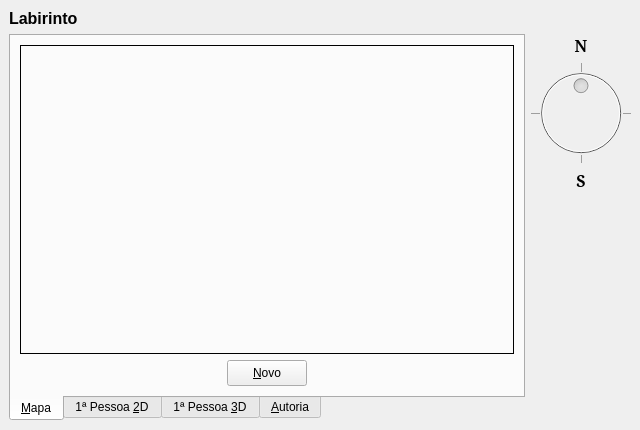
<?xml version="1.0" encoding="UTF-8"?>
<ui version="4.0">
 <author>Pedro Freire (www.pedrofreire.com)</author>
 <class>MainWindow</class>
 <widget class="QMainWindow" name="MainWindow">
  <property name="geometry">
   <rect>
    <x>0</x>
    <y>0</y>
    <width>640</width>
    <height>430</height>
   </rect>
  </property>
  <property name="windowTitle">
   <string>CG Maze (Labirinto)</string>
  </property>
  <property name="windowIcon">
   <iconset resource="imgs.qrc">
    <normaloff>:/mainwindow/imgs/mainwindow.icon.png</normaloff>:/mainwindow/imgs/mainwindow.icon.png</iconset>
  </property>
  <widget class="QWidget" name="centralwidget">
   <layout class="QVBoxLayout" name="verticalLayout">
    <item>
     <widget class="QLabel" name="label">
      <property name="font">
       <font>
        <pointsize>12</pointsize>
        <weight>75</weight>
        <bold>true</bold>
       </font>
      </property>
      <property name="toolTip">
       <string/>
      </property>
      <property name="text">
       <string>Labirinto</string>
      </property>
     </widget>
    </item>
    <item>
     <layout class="QHBoxLayout" name="horiz">
      <item>
       <widget class="QTabWidget" name="tabSet">
        <property name="enabled">
         <bool>true</bool>
        </property>
        <property name="contextMenuPolicy">
         <enum>Qt::NoContextMenu</enum>
        </property>
        <property name="tabPosition">
         <enum>QTabWidget::South</enum>
        </property>
        <property name="tabShape">
         <enum>QTabWidget::Rounded</enum>
        </property>
        <property name="currentIndex">
         <number>0</number>
        </property>
        <property name="elideMode">
         <enum>Qt::ElideNone</enum>
        </property>
        <property name="usesScrollButtons">
         <bool>false</bool>
        </property>
        <widget class="QWidget" name="tabMap">
         <attribute name="title">
          <string>&amp;Mapa</string>
         </attribute>
         <attribute name="toolTip">
          <string>Vista de cima do labirinto (mapa)</string>
         </attribute>
         <layout class="QVBoxLayout" name="verticalLayout_2">
          <item>
           <widget class="QFrame" name="frame">
            <property name="frameShape">
             <enum>QFrame::Box</enum>
            </property>
            <property name="frameShadow">
             <enum>QFrame::Plain</enum>
            </property>
            <layout class="QVBoxLayout" name="verticalLayout_5">
             <property name="margin">
              <number>0</number>
             </property>
             <item>
              <widget class="ViewMapGL" name="glViewMap" native="true">
               <property name="contextMenuPolicy">
                <enum>Qt::NoContextMenu</enum>
               </property>
              </widget>
             </item>
            </layout>
           </widget>
          </item>
          <item>
           <layout class="QHBoxLayout" name="horizontalLayout_2">
            <item>
             <spacer name="horizontalSpacer_4">
              <property name="orientation">
               <enum>Qt::Horizontal</enum>
              </property>
              <property name="sizeHint" stdset="0">
               <size>
                <width>40</width>
                <height>20</height>
               </size>
              </property>
             </spacer>
            </item>
            <item>
             <widget class="QPushButton" name="pushNew">
              <property name="minimumSize">
               <size>
                <width>0</width>
                <height>26</height>
               </size>
              </property>
              <property name="contextMenuPolicy">
               <enum>Qt::NoContextMenu</enum>
              </property>
              <property name="toolTip">
               <string>Começar de novo com outro labirinto</string>
              </property>
              <property name="text">
               <string>&amp;Novo</string>
              </property>
             </widget>
            </item>
            <item>
             <spacer name="horizontalSpacer_2">
              <property name="orientation">
               <enum>Qt::Horizontal</enum>
              </property>
              <property name="sizeHint" stdset="0">
               <size>
                <width>40</width>
                <height>20</height>
               </size>
              </property>
             </spacer>
            </item>
           </layout>
          </item>
         </layout>
        </widget>
        <widget class="QWidget" name="tabFP2D">
         <property name="enabled">
          <bool>true</bool>
         </property>
         <attribute name="title">
          <string>1ª Pessoa &amp;2D</string>
         </attribute>
         <attribute name="toolTip">
          <string>Vista de dentro do labirinto (com OpenGL 2D)</string>
         </attribute>
         <layout class="QVBoxLayout" name="verticalLayout_3">
          <item>
           <widget class="QFrame" name="frame_2">
            <property name="frameShape">
             <enum>QFrame::Box</enum>
            </property>
            <property name="frameShadow">
             <enum>QFrame::Plain</enum>
            </property>
            <layout class="QVBoxLayout" name="verticalLayout_6">
             <property name="margin">
              <number>0</number>
             </property>
             <item>
              <widget class="View2DGL" name="glView2D" native="true">
               <property name="contextMenuPolicy">
                <enum>Qt::NoContextMenu</enum>
               </property>
              </widget>
             </item>
            </layout>
           </widget>
          </item>
          <item>
           <layout class="QHBoxLayout" name="horizontalLayout">
            <item>
             <spacer name="horizontalSpacer_3">
              <property name="orientation">
               <enum>Qt::Horizontal</enum>
              </property>
              <property name="sizeHint" stdset="0">
               <size>
                <width>40</width>
                <height>20</height>
               </size>
              </property>
             </spacer>
            </item>
            <item>
             <widget class="QPushButton" name="pushTurnLeft2D">
              <property name="minimumSize">
               <size>
                <width>32</width>
                <height>24</height>
               </size>
              </property>
              <property name="contextMenuPolicy">
               <enum>Qt::NoContextMenu</enum>
              </property>
              <property name="toolTip">
               <string>Virar à esquerda</string>
              </property>
              <property name="text">
               <string/>
              </property>
              <property name="icon">
               <iconset resource="imgs.qrc">
                <normaloff>:/mainwindow/imgs/mainwindow.icon.turnLeft.png</normaloff>:/mainwindow/imgs/mainwindow.icon.turnLeft.png</iconset>
              </property>
              <property name="iconSize">
               <size>
                <width>11</width>
                <height>9</height>
               </size>
              </property>
              <property name="shortcut">
               <string notr="true">Left</string>
              </property>
             </widget>
            </item>
            <item>
             <widget class="QPushButton" name="pushMoveFwd2D">
              <property name="minimumSize">
               <size>
                <width>48</width>
                <height>26</height>
               </size>
              </property>
              <property name="contextMenuPolicy">
               <enum>Qt::NoContextMenu</enum>
              </property>
              <property name="toolTip">
               <string>Avançar</string>
              </property>
              <property name="text">
               <string/>
              </property>
              <property name="icon">
               <iconset resource="imgs.qrc">
                <normaloff>:/mainwindow/imgs/mainwindow.icon.goFwd.png</normaloff>:/mainwindow/imgs/mainwindow.icon.goFwd.png</iconset>
              </property>
              <property name="iconSize">
               <size>
                <width>11</width>
                <height>11</height>
               </size>
              </property>
              <property name="shortcut">
               <string notr="true">Up</string>
              </property>
             </widget>
            </item>
            <item>
             <widget class="QPushButton" name="pushTurnRight2D">
              <property name="minimumSize">
               <size>
                <width>32</width>
                <height>24</height>
               </size>
              </property>
              <property name="contextMenuPolicy">
               <enum>Qt::NoContextMenu</enum>
              </property>
              <property name="toolTip">
               <string>Virar à direita</string>
              </property>
              <property name="text">
               <string/>
              </property>
              <property name="icon">
               <iconset resource="imgs.qrc">
                <normaloff>:/mainwindow/imgs/mainwindow.icon.turnRight.png</normaloff>:/mainwindow/imgs/mainwindow.icon.turnRight.png</iconset>
              </property>
              <property name="iconSize">
               <size>
                <width>11</width>
                <height>9</height>
               </size>
              </property>
              <property name="shortcut">
               <string notr="true">Right</string>
              </property>
              <property name="flat">
               <bool>false</bool>
              </property>
             </widget>
            </item>
            <item>
             <spacer name="horizontalSpacer">
              <property name="orientation">
               <enum>Qt::Horizontal</enum>
              </property>
              <property name="sizeHint" stdset="0">
               <size>
                <width>40</width>
                <height>20</height>
               </size>
              </property>
             </spacer>
            </item>
           </layout>
          </item>
         </layout>
        </widget>
        <widget class="QWidget" name="tabFP3D">
         <property name="enabled">
          <bool>true</bool>
         </property>
         <attribute name="title">
          <string>1ª Pessoa &amp;3D</string>
         </attribute>
         <attribute name="toolTip">
          <string>Vista de dentro do labirinto (com OpenGL 3D)</string>
         </attribute>
         <layout class="QVBoxLayout" name="verticalLayout_7">
          <item>
           <widget class="QFrame" name="frame_3">
            <property name="frameShape">
             <enum>QFrame::Box</enum>
            </property>
            <property name="frameShadow">
             <enum>QFrame::Plain</enum>
            </property>
            <layout class="QVBoxLayout" name="verticalLayout_8">
             <property name="margin">
              <number>0</number>
             </property>
             <item>
              <widget class="View3DGL" name="glView3D" native="true">
               <property name="contextMenuPolicy">
                <enum>Qt::NoContextMenu</enum>
               </property>
              </widget>
             </item>
            </layout>
           </widget>
          </item>
          <item>
           <layout class="QHBoxLayout" name="horizontalLayout_8">
            <item>
             <spacer name="horizontalSpacer_9">
              <property name="orientation">
               <enum>Qt::Horizontal</enum>
              </property>
              <property name="sizeHint" stdset="0">
               <size>
                <width>40</width>
                <height>20</height>
               </size>
              </property>
             </spacer>
            </item>
            <item>
             <widget class="QPushButton" name="pushTurnLeft3D">
              <property name="minimumSize">
               <size>
                <width>32</width>
                <height>24</height>
               </size>
              </property>
              <property name="contextMenuPolicy">
               <enum>Qt::NoContextMenu</enum>
              </property>
              <property name="toolTip">
               <string>Virar à esquerda</string>
              </property>
              <property name="text">
               <string/>
              </property>
              <property name="icon">
               <iconset resource="imgs.qrc">
                <normaloff>:/mainwindow/imgs/mainwindow.icon.turnLeft.png</normaloff>:/mainwindow/imgs/mainwindow.icon.turnLeft.png</iconset>
              </property>
              <property name="iconSize">
               <size>
                <width>11</width>
                <height>9</height>
               </size>
              </property>
              <property name="shortcut">
               <string notr="true">Left</string>
              </property>
             </widget>
            </item>
            <item>
             <widget class="QPushButton" name="pushMoveFwd3D">
              <property name="minimumSize">
               <size>
                <width>48</width>
                <height>26</height>
               </size>
              </property>
              <property name="contextMenuPolicy">
               <enum>Qt::NoContextMenu</enum>
              </property>
              <property name="toolTip">
               <string>Avançar</string>
              </property>
              <property name="text">
               <string/>
              </property>
              <property name="icon">
               <iconset resource="imgs.qrc">
                <normaloff>:/mainwindow/imgs/mainwindow.icon.goFwd.png</normaloff>:/mainwindow/imgs/mainwindow.icon.goFwd.png</iconset>
              </property>
              <property name="iconSize">
               <size>
                <width>11</width>
                <height>11</height>
               </size>
              </property>
              <property name="shortcut">
               <string notr="true">Up</string>
              </property>
             </widget>
            </item>
            <item>
             <widget class="QPushButton" name="pushTurnRight3D">
              <property name="minimumSize">
               <size>
                <width>32</width>
                <height>24</height>
               </size>
              </property>
              <property name="contextMenuPolicy">
               <enum>Qt::NoContextMenu</enum>
              </property>
              <property name="toolTip">
               <string>Virar à direita</string>
              </property>
              <property name="text">
               <string/>
              </property>
              <property name="icon">
               <iconset resource="imgs.qrc">
                <normaloff>:/mainwindow/imgs/mainwindow.icon.turnRight.png</normaloff>:/mainwindow/imgs/mainwindow.icon.turnRight.png</iconset>
              </property>
              <property name="iconSize">
               <size>
                <width>11</width>
                <height>9</height>
               </size>
              </property>
              <property name="shortcut">
               <string notr="true">Right</string>
              </property>
              <property name="flat">
               <bool>false</bool>
              </property>
             </widget>
            </item>
            <item>
             <spacer name="horizontalSpacer_10">
              <property name="orientation">
               <enum>Qt::Horizontal</enum>
              </property>
              <property name="sizeHint" stdset="0">
               <size>
                <width>40</width>
                <height>20</height>
               </size>
              </property>
             </spacer>
            </item>
           </layout>
          </item>
         </layout>
        </widget>
        <widget class="QWidget" name="tabAbout">
         <attribute name="title">
          <string>&amp;Autoria</string>
         </attribute>
         <attribute name="toolTip">
          <string>Autoria do jogo</string>
         </attribute>
         <layout class="QHBoxLayout" name="horizontalLayout_4">
          <item>
           <widget class="QLabel" name="label_4">
            <property name="text">
             <string>&lt;!DOCTYPE HTML PUBLIC &quot;-//W3C//DTD HTML 4.0//EN&quot; &quot;http://www.w3.org/TR/REC-html40/strict.dtd&quot;&gt;
&lt;html&gt;&lt;head&gt;&lt;meta name=&quot;qrichtext&quot; content=&quot;1&quot; /&gt;&lt;style type=&quot;text/css&quot;&gt;
p, li { white-space: pre-wrap; }
a, a:visited { text-decoration: none }
&lt;/style&gt;&lt;/head&gt;&lt;body style=&quot; font-family:'MS Shell Dlg 2'; font-size:8.25pt; font-weight:400; font-style:normal;&quot;&gt;
&lt;p style=&quot; margin-top:0px; margin-bottom:0px; margin-left:0px; margin-right:0px; -qt-block-indent:0; text-indent:0px;&quot;&gt;&lt;img src=&quot;:/mainwindow/imgs/mainwindow.icon.png&quot; /&gt;&lt;/p&gt;
&lt;p style=&quot;-qt-paragraph-type:empty; margin-top:0px; margin-bottom:0px; margin-left:0px; margin-right:0px; -qt-block-indent:0; text-indent:0px; font-size:8pt;&quot;&gt;&lt;/p&gt;
&lt;p style=&quot; margin-top:0px; margin-bottom:0px; margin-left:0px; margin-right:0px; -qt-block-indent:0; text-indent:0px;&quot;&gt;&lt;span style=&quot; font-size:8pt;&quot;&gt;Jogo do labirinto para Computação Gráfica, v1.1&lt;br /&gt;Exemplo e exercício académico&lt;/span&gt;&lt;/p&gt;
&lt;p style=&quot;-qt-paragraph-type:empty; margin-top:0px; margin-bottom:0px; margin-left:0px; margin-right:0px; -qt-block-indent:0; text-indent:0px; font-size:8pt;&quot;&gt;&lt;/p&gt;
&lt;p style=&quot;-qt-paragraph-type:empty; margin-top:0px; margin-bottom:0px; margin-left:0px; margin-right:0px; -qt-block-indent:0; text-indent:0px; font-size:8pt;&quot;&gt;&lt;/p&gt;
&lt;p style=&quot; margin-top:0px; margin-bottom:0px; margin-left:0px; margin-right:0px; -qt-block-indent:0; text-indent:0px;&quot;&gt;&lt;span style=&quot; font-size:8pt;&quot;&gt;© 2010 Pedro Freire&lt;/span&gt;&lt;/p&gt;
&lt;p style=&quot; margin-top:0px; margin-bottom:0px; margin-left:0px; margin-right:0px; -qt-block-indent:0; text-indent:0px;&quot;&gt;&lt;a href=&quot;http://www.pedrofreire.com/&quot; title=&quot;Visitar o site do autor&quot;&gt;www.pedrofreire.com&lt;/a&gt;&lt;/p&gt;
&lt;p style=&quot;-qt-paragraph-type:empty; margin-top:0px; margin-bottom:0px; margin-left:0px; margin-right:0px; -qt-block-indent:0; text-indent:0px; font-size:8pt;&quot;&gt;&lt;/p&gt;
&lt;p style=&quot; margin-top:0px; margin-bottom:0px; margin-left:0px; margin-right:0px; -qt-block-indent:0; text-indent:0px;&quot;&gt;&lt;a href=&quot;http://creativecommons.org/licenses/by-nc-sa/2.5/pt/&quot; title=&quot;Ler o texto completo da licença&quot;&gt;&lt;img src=&quot;:/mainwindow/imgs/mainwindow.icon.cc.png&quot; /&gt;&lt;/a&gt;&lt;/p&gt;
&lt;p style=&quot;-qt-paragraph-type:empty; margin-top:0px; margin-bottom:0px; margin-left:0px; margin-right:0px; -qt-block-indent:0; text-indent:0px; font-size:8pt;&quot;&gt;&lt;/p&gt;
&lt;p style=&quot; margin-top:0px; margin-bottom:0px; margin-left:0px; margin-right:0px; -qt-block-indent:0; text-indent:0px;&quot;&gt;&lt;span style=&quot; font-size:8pt;&quot;&gt;Este software é gratuito &lt;b&gt;desde que&lt;/b&gt;&lt;br&gt;mantenha esta mensagem de direito de autor.&lt;/span&gt;&lt;/p&gt;
&lt;p style=&quot;-qt-paragraph-type:empty; margin-top:0px; margin-bottom:0px; margin-left:0px; margin-right:0px; -qt-block-indent:0; text-indent:0px; font-size:8pt;&quot;&gt;&lt;/p&gt;
&lt;/body&gt;&lt;/html&gt;</string>
            </property>
            <property name="alignment">
             <set>Qt::AlignCenter</set>
            </property>
            <property name="wordWrap">
             <bool>true</bool>
            </property>
            <property name="openExternalLinks">
             <bool>true</bool>
            </property>
           </widget>
          </item>
         </layout>
        </widget>
       </widget>
      </item>
      <item>
       <layout class="QVBoxLayout" name="verticalLayout_4">
        <item>
         <widget class="QLabel" name="label_2">
          <property name="font">
           <font>
            <family>MS Serif</family>
            <pointsize>12</pointsize>
            <weight>75</weight>
            <bold>true</bold>
           </font>
          </property>
          <property name="contextMenuPolicy">
           <enum>Qt::NoContextMenu</enum>
          </property>
          <property name="toolTip">
           <string>Norte</string>
          </property>
          <property name="text">
           <string>N</string>
          </property>
          <property name="alignment">
           <set>Qt::AlignCenter</set>
          </property>
         </widget>
        </item>
        <item>
         <widget class="QDial" name="dialCompass">
          <property name="enabled">
           <bool>false</bool>
          </property>
          <property name="focusPolicy">
           <enum>Qt::NoFocus</enum>
          </property>
          <property name="contextMenuPolicy">
           <enum>Qt::NoContextMenu</enum>
          </property>
          <property name="toolTip">
           <string>Orientação da vista</string>
          </property>
          <property name="maximum">
           <number>4</number>
          </property>
          <property name="singleStep">
           <number>1</number>
          </property>
          <property name="pageStep">
           <number>1</number>
          </property>
          <property name="value">
           <number>2</number>
          </property>
          <property name="sliderPosition">
           <number>2</number>
          </property>
          <property name="tracking">
           <bool>false</bool>
          </property>
          <property name="orientation">
           <enum>Qt::Horizontal</enum>
          </property>
          <property name="invertedAppearance">
           <bool>false</bool>
          </property>
          <property name="invertedControls">
           <bool>false</bool>
          </property>
          <property name="wrapping">
           <bool>true</bool>
          </property>
          <property name="notchTarget">
           <double>1.000000000000000</double>
          </property>
          <property name="notchesVisible">
           <bool>true</bool>
          </property>
         </widget>
        </item>
        <item>
         <widget class="QLabel" name="label_3">
          <property name="font">
           <font>
            <family>MS Serif</family>
            <pointsize>12</pointsize>
            <weight>75</weight>
            <bold>true</bold>
           </font>
          </property>
          <property name="contextMenuPolicy">
           <enum>Qt::NoContextMenu</enum>
          </property>
          <property name="toolTip">
           <string>Sul</string>
          </property>
          <property name="text">
           <string>S</string>
          </property>
          <property name="alignment">
           <set>Qt::AlignCenter</set>
          </property>
         </widget>
        </item>
        <item>
         <spacer name="verticalSpacer">
          <property name="orientation">
           <enum>Qt::Vertical</enum>
          </property>
          <property name="sizeHint" stdset="0">
           <size>
            <width>20</width>
            <height>40</height>
           </size>
          </property>
         </spacer>
        </item>
       </layout>
      </item>
     </layout>
    </item>
   </layout>
  </widget>
  <widget class="QMenuBar" name="menubar">
   <property name="geometry">
    <rect>
     <x>0</x>
     <y>0</y>
     <width>640</width>
     <height>21</height>
    </rect>
   </property>
  </widget>
 </widget>
 <customwidgets>
  <customwidget>
   <class>ViewMapGL</class>
   <extends>QWidget</extends>
   <header>view_gl.h</header>
   <container>1</container>
  </customwidget>
  <customwidget>
   <class>View2DGL</class>
   <extends>QWidget</extends>
   <header>view_gl.h</header>
   <container>1</container>
  </customwidget>
  <customwidget>
   <class>View3DGL</class>
   <extends>QWidget</extends>
   <header>view_gl.h</header>
   <container>1</container>
  </customwidget>
 </customwidgets>
 <tabstops>
  <tabstop>tabSet</tabstop>
  <tabstop>pushNew</tabstop>
  <tabstop>pushTurnLeft2D</tabstop>
  <tabstop>pushMoveFwd2D</tabstop>
  <tabstop>pushTurnRight2D</tabstop>
  <tabstop>dialCompass</tabstop>
 </tabstops>
 <resources>
  <include location="imgs.qrc"/>
 </resources>
 <connections/>
</ui>
